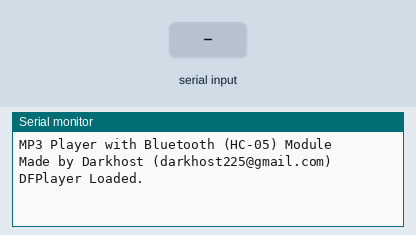
Bench run of a sketch on a simulated Arduino Uno, built with avr-gcc and run on an emulated ATmega328P. On the bench: the last lines printed to the serial monitor. The test bench sets the inputs (shaded band). The audio player accepts every command and is not drawn.

Above: at 1.7 s.
1.8 s: "play" received over the second serial link
At 3.9 s:
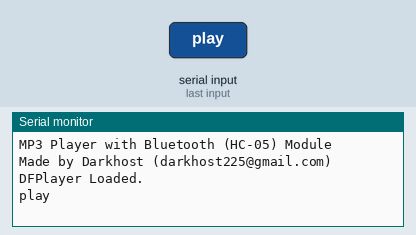
5.0 s: "next" received over the second serial link
At 7.3 s:
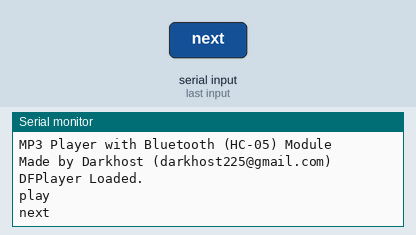
8.0 s: "pause" received over the second serial link
At 10.6 s:
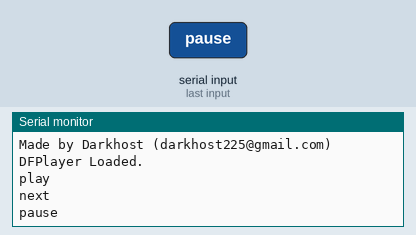
11.0 s: "1" received over the second serial link
At 12.9 s:
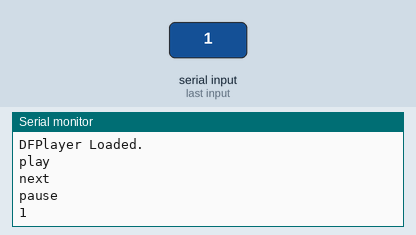

The sketch:

MP3PlayerwithHC06.ino
```cpp
/*
 * MP3 Player with DFPlayer Mini, Bluetooth (HC-06) Module
 * Made by Darkhost (darkhost225@gmail.com)
 * Required Library : SoftwareSerial, DFRobotDFPlayerMini
 * Last Update : 2018.06.22
 * Bluetooth RX - 8 / TX - 9
 * DFPlayer RX - 11 / TX - 12
 * Serial Speed 115200 / DFPlayer Serial Speed 9600 / Bluetooth Serial Speed 19200
 */

#include <SoftwareSerial.h>
#include <DFRobotDFPlayerMini.h>

// RX, TX Setting
#define BT_RX 8
#define BT_TX 9
#define DF_RX 11
#define DF_TX 12

// Module Setting
SoftwareSerial BT(BT_TX, BT_RX);
SoftwareSerial DF(DF_TX, DF_RX);
DFRobotDFPlayerMini DFPlayer;

// Variable
String rstring;

void setup() {
  Serial.begin(115200);
  Serial.println("MP3 Player with Bluetooth (HC-05) Module");
  Serial.println("Made by Darkhost (darkhost225@gmail.com)");
  DF.begin(9600);

  if(!DFPlayer.begin(DF)) {
    Serial.println("Can't load DFPlayer.");
    while(true);
  }

  Serial.println("DFPlayer Loaded.");
  DFPlayer.volume(15);

  BT.begin(19200);
}

void loop() {
  delay(1000);
  if(BT.available()) {
    rstring = BT.readString();
    Serial.println(rstring);
    if(rstring == "play") {
      DFPlayer.play(1);
    }
    if(rstring == "next") {
      DFPlayer.next();
    }
    if(rstring == "pause") {
      DFPlayer.pause();
    }
  }
}
```

Measured:
- after the input at 1.8 s, the serial monitor: prints a new line after 1.7 s (image 1)
- after the input at 5.0 s, the serial monitor: prints a new line after 1.5 s (image 2)
- after the input at 8.0 s, the serial monitor: prints a new line after 1.6 s (image 3)
- after the input at 11.0 s, the serial monitor: prints a new line after 1.6 s (image 4)
